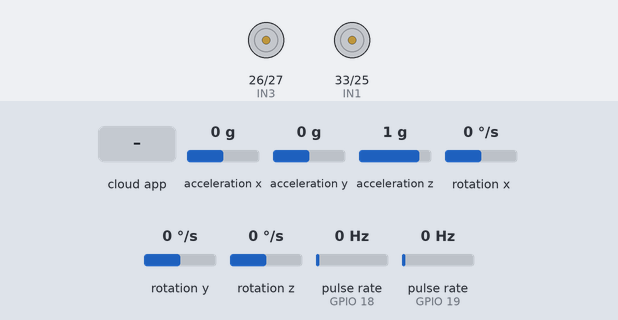
This program was run on a simulated ESP32. Parts: motor-driver pin pairs drawn as motors (green arrow = first pin HIGH = forward, orange = second pin HIGH = backward, longer = more drive). Wiring (inferred from the names in the program): 2 × pulse sensor: data GPIO 18 / data GPIO 19. The test bench sets the inputs (shaded band); at power-on: pulse rate (sensors on GPIO 18, GPIO 19) 0 Hz, acceleration x 0 g, acceleration y 0 g, acceleration z 1 g, rotation x 0 °/s, rotation y 0 °/s, rotation z 0 °/s. WiFi joins after 1.5 s; servers stay silent unless stated; the ROS host is connected and sends only what is stated.

Above: at 3.4 s.
3.5 s: the phone or cloud app sets linear.x to -100
At 4.6 s:
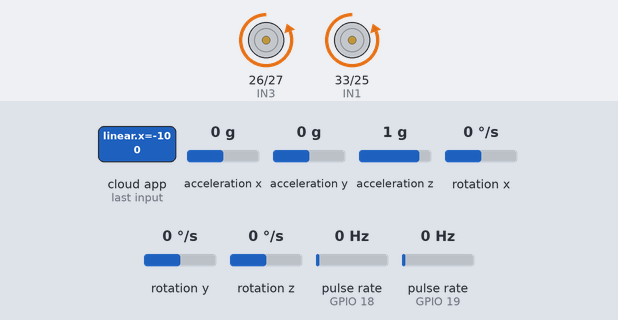
5.0 s: the phone or cloud app sets linear.x to 100
At 5.6 s:
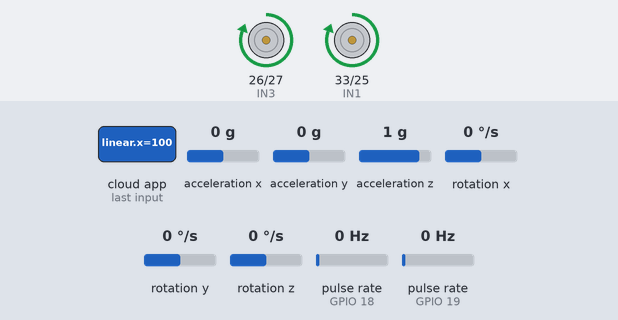
6.5 s: the phone or cloud app sets linear.x to 0
At 7.7 s:
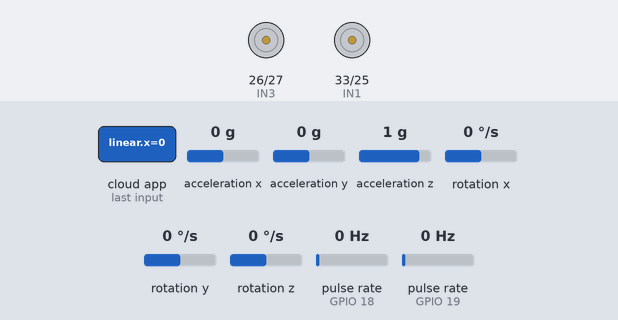
8.0 s: the phone or cloud app sets angular.z to -100
At 9.1 s:
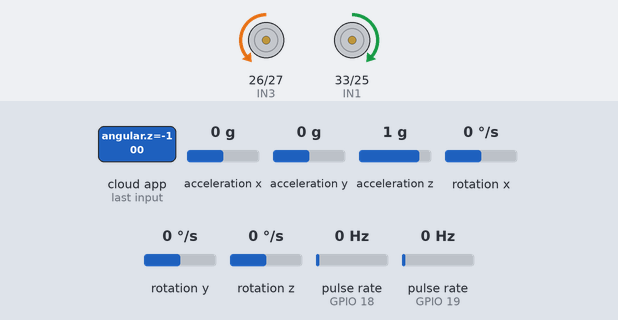
10.9 s: the phone or cloud app sets angular.z to 100
At 11.3 s:
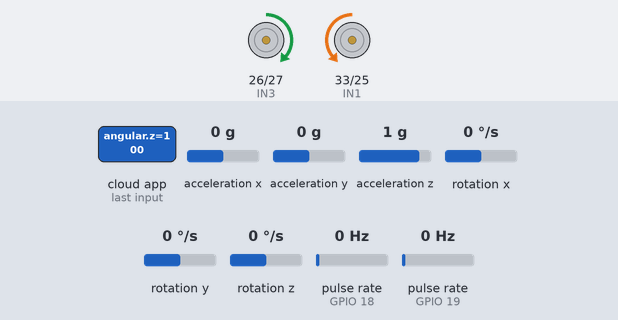
12.4 s: pulse rate (sensor on GPIO 18) set to 4 Hz
At 15.9 s:
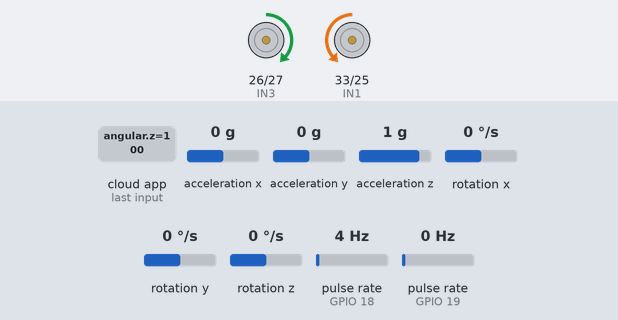
Timing chart, 0 to 16.4 s (numbered marks = the images above; inputs shaded):
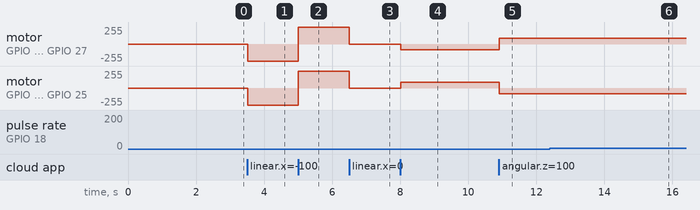

The program:

main.cpp
```cpp
#include <Arduino.h>
#include <micro_ros_arduino.h>
#include <rcl/rcl.h>
#include <rclc/rclc.h>
#include <rclc/executor.h>
#include <geometry_msgs/msg/twist.h>
#include <sensor_msgs/msg/imu.h>
#include <WiFi.h>
#include "Wire.h"
#include "I2Cdev.h"
#include "MPU6050.h"
#include "soc/soc.h"
#include "soc/rtc_cntl_reg.h"

const char* WIFI_SSID = "RViz";
const char* WIFI_PASS = "1003712329A";
const char* AGENT_IP  = "10.73.141.141";
const size_t AGENT_PORT = 8888;

rcl_publisher_t pub_imu_raw;
rcl_publisher_t pub_imu_filtered;
rcl_publisher_t pub_motor;
rcl_subscription_t subscriber;

sensor_msgs__msg__Imu msg_imu_raw;
sensor_msgs__msg__Imu msg_imu_filtered;
geometry_msgs__msg__Twist msg_motor;
geometry_msgs__msg__Twist msg_cmd_vel;

rclc_executor_t executor;
rclc_support_t support;
rcl_allocator_t allocator;
rcl_node_t node;

const float L = 0.124;
const float R_RUEDA = 0.063;
const float PPR = 340.0;
const float K_OPEN_LOOP = 340.0;

// --- PINES DE CONTROL DRV8833 ---
const int IN1 = 33; // AIN1 Motor Izquierdo
const int IN2 = 25; // AIN2 Motor Izquierdo
const int IN3 = 26; // BIN1 Motor Derecho
const int IN4 = 27; // BIN2 Motor Derecho

const int freq = 5000;
const int resolution = 8;

// --- CANALES PWM ESP32 ---
const int ch_L1 = 0;
const int ch_L2 = 1;
const int ch_R1 = 2;
const int ch_R2 = 3;

// --- PINES DE ENCODERS ---
const int ENC_L_PIN = 19; // Motor Izquierdo
const int ENC_R_PIN = 18; // Motor Derecho

MPU6050 mpu;
const unsigned long PERIODO_IMU_US = 5000;
int16_t ax, ay, az, gx, gy, gz;
float gx_offset = 0, gy_offset = 0, gz_offset = 0;

volatile float ax_filtrada = 0, ay_filtrada = 0, az_filtrada = 0;
volatile float gx_filtrada = 0, gy_filtrada = 0, gz_filtrada = 0;

volatile float target_Vl = 0.0;
volatile float target_Vr = 0.0;

// Variables Motor Izquierdo
volatile float real_Vl_cruda = 0.0;
volatile float real_Vl_filtrada = 0.0;
volatile long ticks_L = 0;
float error_L = 0, suma_error_L = 0, last_error_L = 0;

// Variables Motor Derecho
volatile float real_Vr_cruda = 0.0;
volatile float real_Vr_filtrada = 0.0;
volatile long ticks_R = 0;
float error_R = 0, suma_error_R = 0, last_error_R = 0;

const float alpha_AR = 0.8;
float Kp = 2.0, Ki = 0.5, Kd = 0.0;

TaskHandle_t TareaSensores;

double b[] = {0.00167819323226339, 0.00503457969679016, 0.00503457969679016, 0.00167819323226339, 0, 0};
double a_coef[] = {1, -2.48613629739364, 2.09606516429766, -0.596503321045908, 0, 0};

struct MemoriasFiltro { double x_p[5] = {0}; double y_p[5] = {0}; };
#define ORDEN_NLMS 15
#define RETRASO_NLMS 5
#define HISTORIAL_NLMS (ORDEN_NLMS + RETRASO_NLMS)

struct MemoriasNLMS { float w[ORDEN_NLMS] = {0}; float historial[HISTORIAL_NLMS] = {0}; float mu = 0.5; };
MemoriasFiltro mem_Ax, mem_Ay, mem_Az, mem_Gx, mem_Gy, mem_Gz;
MemoriasNLMS nlms_Ax, nlms_Ay, nlms_Az, nlms_Gx, nlms_Gy, nlms_Gz;

void IRAM_ATTR isr_enc_L() {
    if (target_Vl >= 0) ticks_L++; else ticks_L--;
}

void IRAM_ATTR isr_enc_R() {
    if (target_Vr >= 0) ticks_R++; else ticks_R--;
}

double aplicarFiltro(double x_n, MemoriasFiltro &mem) {
    double y_n = b[0]*x_n + b[1]*mem.x_p[0] + b[2]*mem.x_p[1] + b[3]*mem.x_p[2] + b[4]*mem.x_p[3] + b[5]*mem.x_p[4]
                 - a_coef[1]*mem.y_p[0] - a_coef[2]*mem.y_p[1] - a_coef[3]*mem.y_p[2] - a_coef[4]*mem.y_p[3] - a_coef[5]*mem.y_p[4];
    for(int i=4; i>0; i--) { mem.x_p[i] = mem.x_p[i-1]; mem.y_p[i] = mem.y_p[i-1]; }
    mem.x_p[0] = x_n; mem.y_p[0] = y_n;
    return y_n;
}

float aplicarNLMS(float x_n, MemoriasNLMS &f) {
    for(int i = HISTORIAL_NLMS - 1; i > 0; i--) { f.historial[i] = f.historial[i-1]; }
    f.historial[0] = x_n;
    float y_pred = 0, energia_u = 0;
    for(int i = 0; i < ORDEN_NLMS; i++) {
        float u_val = f.historial[i + RETRASO_NLMS];
        y_pred += f.w[i] * u_val;
        energia_u += u_val * u_val;
    }
    float error = x_n - y_pred;
    for(int i = 0; i < ORDEN_NLMS; i++) {
        float u_val = f.historial[i + RETRASO_NLMS];
        f.w[i] += 2.0 * (f.mu / (energia_u + 1e-6)) * error * u_val;
    }
    return y_pred;
}

void procesarIMU() {
    mpu.getMotion6(&ax, &ay, &az, &gx, &gy, &gz);

    double ax_m = (ax / 4096.0) * 9.81;
    double ay_m = (ay / 4096.0) * 9.81;
    double az_m = (az / 4096.0) * 9.81;

    double gx_d = (gx - gx_offset) / 131.0;
    double gy_d = (gy - gy_offset) / 131.0;
    double gz_d = (gz - gz_offset) / 131.0;

    ax_filtrada = aplicarNLMS(aplicarFiltro(ax_m, mem_Ax), nlms_Ax);
    ay_filtrada = aplicarNLMS(aplicarFiltro(ay_m, mem_Ay), nlms_Ay);
    az_filtrada = aplicarNLMS(aplicarFiltro(az_m, mem_Az), nlms_Az);

    gx_filtrada = aplicarNLMS(aplicarFiltro(gx_d, mem_Gx), nlms_Gx);
    gy_filtrada = aplicarNLMS(aplicarFiltro(gy_d, mem_Gy), nlms_Gy);
    gz_filtrada = aplicarNLMS(aplicarFiltro(gz_d, mem_Gz), nlms_Gz);
}

// --- FUNCIÓN MOVER MOTOR PARA DRV8833 ---
void moverMotor(int chA, int chB, float pwm_value) {
    int pwm_final = abs((int)pwm_value);

    if (pwm_final > 0 && pwm_final < 80) {
        pwm_final = 80; // Deadband compensation
    }

    // El DRV8833 usa control directo sobre los pines IN.
    // Mantenemos uno en 0 y al otro le aplicamos el PWM (Fast decay / Coast-to-drive)
    if (pwm_value > 0) {
        ledcWrite(chA, constrain(pwm_final, 0, 255));
        ledcWrite(chB, 0);
    } else if (pwm_value < 0) {
        ledcWrite(chA, 0);
        ledcWrite(chB, constrain(pwm_final, 0, 255));
    } else {
        ledcWrite(chA, 0);
        ledcWrite(chB, 0); // Coast (giro libre). Si quieres freno total, pon ambos en 255.
    }
}

void actualizarPID(float dt) {
    // Control PID Motor Izquierdo
    real_Vl_cruda = (ticks_L / PPR) * (2.0 * PI * R_RUEDA) / dt;
    ticks_L = 0;
    real_Vl_filtrada = (alpha_AR * real_Vl_filtrada) + ((1.0 - alpha_AR) * real_Vl_cruda);
    error_L = target_Vl - real_Vl_filtrada;
    suma_error_L = constrain(suma_error_L + (error_L * dt), -100, 100);
    float output_L = (target_Vl * K_OPEN_LOOP) + (Kp * error_L) + (Ki * suma_error_L) + (Kd * ((error_L - last_error_L) / dt));
    last_error_L = error_L;

    // Control PID Motor Derecho
    real_Vr_cruda = (ticks_R / PPR) * (2.0 * PI * R_RUEDA) / dt;
    ticks_R = 0;
    real_Vr_filtrada = (alpha_AR * real_Vr_filtrada) + ((1.0 - alpha_AR) * real_Vr_cruda);
    error_R = target_Vr - real_Vr_filtrada;
    suma_error_R = constrain(suma_error_R + (error_R * dt), -100, 100);
    float output_R = (target_Vr * K_OPEN_LOOP) + (Kp * error_R) + (Ki * suma_error_R) + (Kd * ((error_R - last_error_R) / dt));
    last_error_R = error_R;

    // Pasamos los canales PWM directamente
    moverMotor(ch_L1, ch_L2, output_L);
    moverMotor(ch_R1, ch_R2, output_R);
}

void TareaFiltrosCode( void * pvParameters ){
  unsigned long t_anterior_imu = micros();
  unsigned long t_anterior_pid = micros();

  for(;;){
    unsigned long t_actual = micros();

    if (t_actual - t_anterior_imu >= PERIODO_IMU_US) {
      t_anterior_imu = t_actual;
      procesarIMU();
    }

    if (t_actual - t_anterior_pid >= 10000) {
      float dt = (t_actual - t_anterior_pid) / 1000000.0;
      t_anterior_pid = t_actual;
      actualizarPID(dt);
    }

    vTaskDelay(pdMS_TO_TICKS(1));
  }
}

void subscription_callback(const void * msgin) {
  const geometry_msgs__msg__Twist * msg = (const geometry_msgs__msg__Twist *)msgin;
  float v = msg->linear.x;
  float w = msg->angular.z;

  target_Vr = v + (w*4 * L / 2.0);
  target_Vl = v - (w*4 * L / 2.0);
}

void setup() {
  WRITE_PERI_REG(RTC_CNTL_BROWN_OUT_REG, 0);

  // Configuramos los pines de los encoders y sus interrupciones
  pinMode(ENC_L_PIN, INPUT_PULLUP);
  pinMode(ENC_R_PIN, INPUT_PULLUP);
  attachInterrupt(digitalPinToInterrupt(ENC_L_PIN), isr_enc_L, RISING);
  attachInterrupt(digitalPinToInterrupt(ENC_R_PIN), isr_enc_R, RISING);

  // --- CONFIGURACIÓN PWM PARA DRV8833 ---
  ledcSetup(ch_L1, freq, resolution);
  ledcSetup(ch_L2, freq, resolution);
  ledcSetup(ch_R1, freq, resolution);
  ledcSetup(ch_R2, freq, resolution);

  ledcAttachPin(IN1, ch_L1);
  ledcAttachPin(IN2, ch_L2);
  ledcAttachPin(IN3, ch_R1);
  ledcAttachPin(IN4, ch_R2);

  // Inicializar motores apagados
  moverMotor(ch_L1, ch_L2, 0);
  moverMotor(ch_R1, ch_R2, 0);

  Wire.begin(); Wire.setClock(400000);
  mpu.initialize(); mpu.setFullScaleAccelRange(2); mpu.setFullScaleGyroRange(0);
  long sgx = 0, sgy = 0, sgz = 0;
  for(int i=0; i<200; i++) {
    mpu.getRotation(&gx, &gy, &gz);
    sgx += gx; sgy += gy; sgz += gz;
    delay(2);
  }
  gx_offset = sgx / 200.0;
  gy_offset = sgy / 200.0;
  gz_offset = sgz / 200.0;

  WiFi.begin(WIFI_SSID,WIFI_PASS );
  while (WiFi.status() != WL_CONNECTED) { delay(500); }

  set_microros_wifi_transports((char*)WIFI_SSID, (char*)WIFI_PASS, (char*)AGENT_IP, AGENT_PORT);
  allocator = rcl_get_default_allocator();
  while (rclc_support_init(&support, 0, NULL, &allocator) != RCL_RET_OK) { delay(100); }

  rclc_node_init_default(&node, "minisumo_node", "", &support);
  rclc_publisher_init_best_effort(&pub_imu_raw, &node, ROSIDL_GET_MSG_TYPE_SUPPORT(sensor_msgs, msg, Imu), "/imu/data_raw");
  rclc_publisher_init_best_effort(&pub_imu_filtered, &node, ROSIDL_GET_MSG_TYPE_SUPPORT(sensor_msgs, msg, Imu), "/imu/data_filtered");
  rclc_publisher_init_best_effort(&pub_motor, &node, ROSIDL_GET_MSG_TYPE_SUPPORT(geometry_msgs, msg, Twist), "/motor/telemetry");

  rclc_subscription_init_default(&subscriber, &node, ROSIDL_GET_MSG_TYPE_SUPPORT(geometry_msgs, msg, Twist), "/cmd_vel");
  rclc_executor_init(&executor, &support.context, 1, &allocator);
  rclc_executor_add_subscription(&executor, &subscriber, &msg_cmd_vel, &subscription_callback, ON_NEW_DATA);

  xTaskCreatePinnedToCore(TareaFiltrosCode, "SensoresPID", 15000, NULL, 1, &TareaSensores, 0);
}

void loop() {
  static unsigned long t_next = 0;
  unsigned long t_now = millis();

  if (t_now >= t_next) {
    t_next = t_now + 16;
    msg_imu_raw.linear_acceleration.x = (ax / 4096.0) * 9.81;
    msg_imu_raw.linear_acceleration.y = (ay / 4096.0) * 9.81;
    msg_imu_raw.linear_acceleration.z = (az / 4096.0) * 9.81;
    msg_imu_raw.angular_velocity.x = ((gx - gx_offset) / 131.0) * (PI / 180.0);
    msg_imu_raw.angular_velocity.y = ((gy - gy_offset) / 131.0) * (PI / 180.0);
    msg_imu_raw.angular_velocity.z = ((gz - gz_offset) / 131.0) * (PI / 180.0);

    msg_imu_filtered.linear_acceleration.x = ax_filtrada;
    msg_imu_filtered.linear_acceleration.y = ay_filtrada;
    msg_imu_filtered.linear_acceleration.z = az_filtrada;
    msg_imu_filtered.angular_velocity.x = gx_filtrada * (PI / 180.0);
    msg_imu_filtered.angular_velocity.y = gy_filtrada * (PI / 180.0);
    msg_imu_filtered.angular_velocity.z = gz_filtrada * (PI / 180.0);

    msg_motor.linear.x = real_Vl_cruda;
    msg_motor.linear.y = real_Vl_filtrada;
    msg_motor.linear.z = target_Vl;

    msg_motor.angular.x = real_Vr_cruda;
    msg_motor.angular.y = real_Vr_filtrada;
    msg_motor.angular.z = target_Vr;

    rcl_publish(&pub_imu_raw, &msg_imu_raw, NULL);
    rcl_publish(&pub_imu_filtered, &msg_imu_filtered, NULL);
    rcl_publish(&pub_motor, &msg_motor, NULL);
  }

  rclc_executor_spin_some(&executor, RCL_MS_TO_NS(1));
  delay(1);
}
```

Measured:
- after the input at 3.5 s, motor on GPIO 26 (IN3) / GPIO 27 (IN4), motor on GPIO 33 (IN1) / GPIO 25 (IN2): stopped → backward 255/255 at once
- after the input at 5.0 s, motor on GPIO 26 (IN3) / GPIO 27 (IN4), motor on GPIO 33 (IN1) / GPIO 25 (IN2): backward 255/255 → forward 255/255 at once
- after the input at 6.5 s, motor on GPIO 26 (IN3) / GPIO 27 (IN4), motor on GPIO 33 (IN1) / GPIO 25 (IN2): forward 255/255 → stopped at once
- after the input at 8.0 s, motor on GPIO 26 (IN3) / GPIO 27 (IN4): stopped → backward 84/255 at once, → backward 85/255 1.5 s later; motor on GPIO 33 (IN1) / GPIO 25 (IN2): stopped → forward 84/255 at once, → forward 85/255 1.5 s later
- after the input at 10.9 s, motor on GPIO 26 (IN3) / GPIO 27 (IN4): backward 85/255 → forward 84/255 at once; motor on GPIO 33 (IN1) / GPIO 25 (IN2): forward 85/255 → backward 84/255 at once
- after the input at 12.4 s, motor on GPIO 26 (IN3) / GPIO 27 (IN4): forward 84/255 → forward 85/255 after 3.0 s instead of 2.9 s
